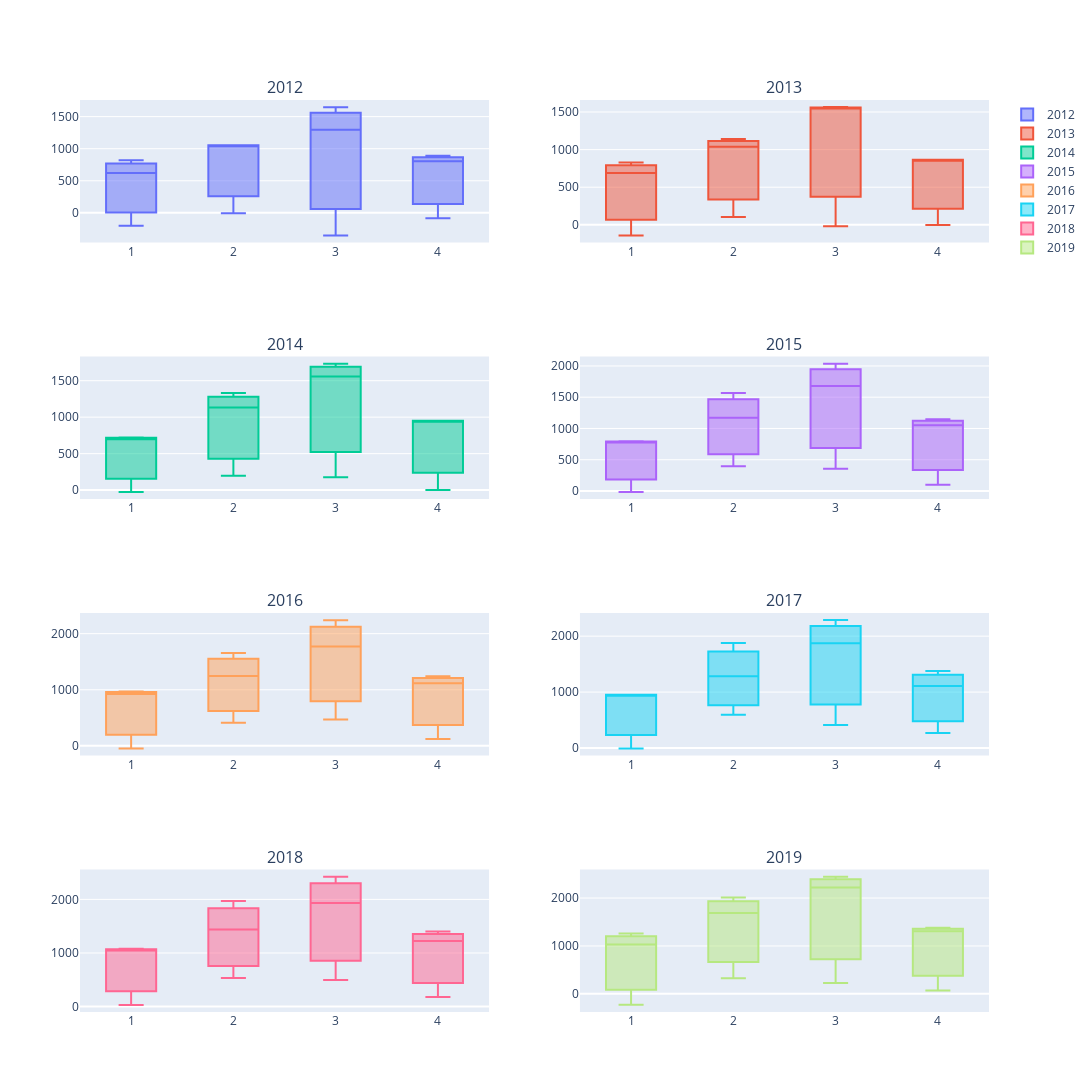

Notebook source saved alongside this figure:
### Code cell
# grid wise boxplot of the quarterly tourism revenue.

rows=4
cols=2
fig = make_subplots(rows=rows, cols=cols, subplot_titles=(pivot_table.columns[2:]))
x = 2
for i in range(1, rows + 1):
    for j in range(1, cols + 1):
        fig.add_trace(go.Box(x =pivot_table['Quarter'], y = pivot_table[pivot_table.columns[x]], name=pivot_table.columns[x]) ,
                     row=i,
                     col=j)

        x=x+1

fig.update_layout(height=2000, width=1200)
fig.show()

### Figure 1 — Plotly figure (JSON) as saved in the notebook; plotly's stock layout.template omitted (floating-point values rounded to 4 significant figures)
{"data": [{"name": "2012", "type": "box", "x": ["1", "2", "3", "4", "1", "2", "3", "4", "1", "2", "3", "4"], "xaxis": "x", "y": [621, 1048, 1296, 806, 821, 1054, 1648, 889, -200, -6, -351, -83], "yaxis": "y"}, {"name": "2013", "type": "box", "x": ["1", "2", "3", "4", "1", "2", "3", "4", "1", "2", "3", "4"], "xaxis": "x2", "y": [688, 1140, 1546, 864, 828, 1037, 1565, 865, -140, 103, -19, -1], "yaxis": "y2"}, {"name": "2014", "type": "box", "x": ["1", "2", "3", "4", "1", "2", "3", "4", "1", "2", "3", "4"], "xaxis": "x3", "y": [699, 1331, 1734, 952, 723, 1133, 1559, 952, -24, 198, 175, 0], "yaxis": "y3"}, {"name": "2015", "type": "box", "x": ["1", "2", "3", "4", "1", "2", "3", "4", "1", "2", "3", "4"], "xaxis": "x4", "y": [780, 1566, 2037, 1148, 794, 1170, 1680, 1050, -14, 396, 357, 98], "yaxis": "y4"}, {"name": "2016", "type": "box", "x": ["1", "2", "3", "4", "1", "2", "3", "4", "1", "2", "3", "4"], "xaxis": "x5", "y": [926, 1655, 2241, 1242, 971, 1243, 1771, 1118, -45, 412, 470, 124], "yaxis": "y5"}, {"name": "2017", "type": "box", "x": ["1", "2", "3", "4", "1", "2", "3", "4", "1", "2", "3", "4"], "xaxis": "x6", "y": [945, 1876, 2287, 1377, 952, 1281, 1875, 1107, -7, 595, 412, 270], "yaxis": "y6"}, {"name": "2018", "type": "box", "x": ["1", "2", "3", "4", "1", "2", "3", "4", "1", "2", "3", "4"], "xaxis": "x7", "y": [1079, 1970, 2425, 1400, 1047, 1438, 1931, 1223, 32, 532, 494, 177], "yaxis": "y7"}, {"name": "2019", "type": "box", "x": ["1", "2", "3", "4", "1", "2", "3", "4", "1", "2", "3", "4"], "xaxis": "x8", "y": [1029, 2012, 2448, 1378, 1260, 1689, 2223, 1308, -231, 323, 225, 70], "yaxis": "y8"}], "layout": {"annotations": [{"font": {"size": 16}, "showarrow": false, "text": "2012", "x": 0.225, "xanchor": "center", "xref": "paper", "y": 1, "yanchor": "bottom", "yref": "paper"}, {"font": {"size": 16}, "showarrow": false, "text": "2013", "x": 0.775, "xanchor": "center", "xref": "paper", "y": 1, "yanchor": "bottom", "yref": "paper"}, {"font": {"size": 16}, "showarrow": false, "text": "2014", "x": 0.225, "xanchor": "center", "xref": "paper", "y": 0.7188, "yanchor": "bottom", "yref": "paper"}, {"font": {"size": 16}, "showarrow": false, "text": "2015", "x": 0.775, "xanchor": "center", "xref": "paper", "y": 0.7188, "yanchor": "bottom", "yref": "paper"}, {"font": {"size": 16}, "showarrow": false, "text": "2016", "x": 0.225, "xanchor": "center", "xref": "paper", "y": 0.4375, "yanchor": "bottom", "yref": "paper"}, {"font": {"size": 16}, "showarrow": false, "text": "2017", "x": 0.775, "xanchor": "center", "xref": "paper", "y": 0.4375, "yanchor": "bottom", "yref": "paper"}, {"font": {"size": 16}, "showarrow": false, "text": "2018", "x": 0.225, "xanchor": "center", "xref": "paper", "y": 0.1562, "yanchor": "bottom", "yref": "paper"}, {"font": {"size": 16}, "showarrow": false, "text": "2019", "x": 0.775, "xanchor": "center", "xref": "paper", "y": 0.1562, "yanchor": "bottom", "yref": "paper"}], "height": 2000, "width": 1200, "xaxis": {"anchor": "y", "domain": [0, 0.45]}, "xaxis2": {"anchor": "y2", "domain": [0.55, 1]}, "xaxis3": {"anchor": "y3", "domain": [0, 0.45]}, "xaxis4": {"anchor": "y4", "domain": [0.55, 1]}, "xaxis5": {"anchor": "y5", "domain": [0, 0.45]}, "xaxis6": {"anchor": "y6", "domain": [0.55, 1]}, "xaxis7": {"anchor": "y7", "domain": [0, 0.45]}, "xaxis8": {"anchor": "y8", "domain": [0.55, 1]}, "yaxis": {"anchor": "x", "domain": [0.8438, 1]}, "yaxis2": {"anchor": "x2", "domain": [0.8438, 1]}, "yaxis3": {"anchor": "x3", "domain": [0.5625, 0.7188]}, "yaxis4": {"anchor": "x4", "domain": [0.5625, 0.7188]}, "yaxis5": {"anchor": "x5", "domain": [0.2812, 0.4375]}, "yaxis6": {"anchor": "x6", "domain": [0.2812, 0.4375]}, "yaxis7": {"anchor": "x7", "domain": [0, 0.1562]}, "yaxis8": {"anchor": "x8", "domain": [0, 0.1562]}}}
